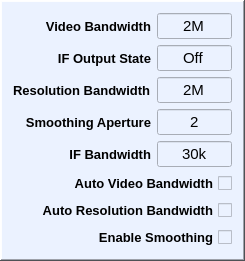
  <widget class="QFrame" name="frame_3">
   <property name="geometry">
    <rect>
     <x>520</x>
     <y>270</y>
     <width>245</width>
     <height>255</height>
    </rect>
   </property>
   <property name="styleSheet">
    <string notr="true">background-color: rgb(235, 242, 255);</string>
   </property>
   <property name="frameShape">
    <enum>QFrame::WinPanel</enum>
   </property>
   <property name="frameShadow">
    <enum>QFrame::Raised</enum>
   </property>
   <layout class="QGridLayout" name="gridLayout_7">
    <item row="0" column="0">
     <layout class="QGridLayout" name="gridLayout_6">
      <item row="0" column="0">
       <widget class="QLabel" name="label_17">
        <property name="font">
         <font>
          <family>Arial</family>
          <pointsize>10</pointsize>
          <weight>75</weight>
          <bold>true</bold>
         </font>
        </property>
        <property name="text">
         <string>Video Bandwidth</string>
        </property>
        <property name="alignment">
         <set>Qt::AlignRight|Qt::AlignTrailing|Qt::AlignVCenter</set>
        </property>
       </widget>
      </item>
      <item row="0" column="1">
       <widget class="QLineEdit" name="lineEdit_Video_BW">
        <property name="font">
         <font>
          <family>Arial</family>
          <pointsize>11</pointsize>
         </font>
        </property>
        <property name="text">
         <string>2M</string>
        </property>
        <property name="alignment">
         <set>Qt::AlignCenter</set>
        </property>
       </widget>
      </item>
      <item row="1" column="0">
       <widget class="QLabel" name="label_18">
        <property name="font">
         <font>
          <family>Arial</family>
          <pointsize>10</pointsize>
          <weight>75</weight>
          <bold>true</bold>
         </font>
        </property>
        <property name="text">
         <string>IF Output State</string>
        </property>
        <property name="alignment">
         <set>Qt::AlignRight|Qt::AlignTrailing|Qt::AlignVCenter</set>
        </property>
       </widget>
      </item>
      <item row="1" column="1">
       <widget class="QLineEdit" name="lineEdit_IF_Op_State">
        <property name="font">
         <font>
          <family>Arial</family>
          <pointsize>11</pointsize>
         </font>
        </property>
        <property name="text">
         <string>Off</string>
        </property>
        <property name="alignment">
         <set>Qt::AlignCenter</set>
        </property>
       </widget>
      </item>
      <item row="2" column="0">
       <widget class="QLabel" name="label_19">
        <property name="font">
         <font>
          <family>Arial</family>
          <pointsize>10</pointsize>
          <weight>75</weight>
          <bold>true</bold>
         </font>
        </property>
        <property name="text">
         <string>Resolution Bandwidth</string>
        </property>
       </widget>
      </item>
      <item row="2" column="1">
       <widget class="QLineEdit" name="lineEdit_Resol_BW">
        <property name="font">
         <font>
          <family>Arial</family>
          <pointsize>11</pointsize>
         </font>
        </property>
        <property name="text">
         <string>2M</string>
        </property>
        <property name="alignment">
         <set>Qt::AlignCenter</set>
        </property>
       </widget>
      </item>
      <item row="3" column="0">
       <widget class="QLabel" name="label_20">
        <property name="font">
         <font>
          <family>Arial</family>
          <pointsize>10</pointsize>
          <weight>75</weight>
          <bold>true</bold>
         </font>
        </property>
        <property name="text">
         <string>Smoothing Aperture</string>
        </property>
        <property name="alignment">
         <set>Qt::AlignRight|Qt::AlignTrailing|Qt::AlignVCenter</set>
        </property>
       </widget>
      </item>
      <item row="3" column="1">
       <widget class="QLineEdit" name="lineEdit_Smooth_Apert">
        <property name="font">
         <font>
          <family>Arial</family>
          <pointsize>11</pointsize>
         </font>
        </property>
        <property name="text">
         <string>2</string>
        </property>
        <property name="alignment">
         <set>Qt::AlignCenter</set>
        </property>
       </widget>
      </item>
      <item row="4" column="0">
       <widget class="QLabel" name="label_21">
        <property name="font">
         <font>
          <family>Arial</family>
          <pointsize>10</pointsize>
          <weight>75</weight>
          <bold>true</bold>
         </font>
        </property>
        <property name="text">
         <string>IF Bandwidth</string>
        </property>
        <property name="alignment">
         <set>Qt::AlignRight|Qt::AlignTrailing|Qt::AlignVCenter</set>
        </property>
       </widget>
      </item>
      <item row="4" column="1">
       <widget class="QLineEdit" name="lineEdit_IF_BW">
        <property name="font">
         <font>
          <family>Arial</family>
          <pointsize>11</pointsize>
         </font>
        </property>
        <property name="text">
         <string>30k</string>
        </property>
        <property name="alignment">
         <set>Qt::AlignCenter</set>
        </property>
       </widget>
      </item>
      <item row="5" column="0" colspan="2">
       <widget class="QCheckBox" name="Auto_Video_BW">
        <property name="font">
         <font>
          <family>Arial</family>
          <pointsize>10</pointsize>
          <weight>75</weight>
          <bold>true</bold>
         </font>
        </property>
        <property name="layoutDirection">
         <enum>Qt::RightToLeft</enum>
        </property>
        <property name="text">
         <string>Auto Video Bandwidth</string>
        </property>
       </widget>
      </item>
      <item row="6" column="0" colspan="2">
       <widget class="QCheckBox" name="Auto_Resl_BW">
        <property name="font">
         <font>
          <family>Arial</family>
          <pointsize>10</pointsize>
          <weight>75</weight>
          <bold>true</bold>
         </font>
        </property>
        <property name="layoutDirection">
         <enum>Qt::RightToLeft</enum>
        </property>
        <property name="text">
         <string>Auto Resolution Bandwidth</string>
        </property>
       </widget>
      </item>
      <item row="7" column="0" colspan="2">
       <widget class="QCheckBox" name="Enable_Smooth">
        <property name="font">
         <font>
          <family>Arial</family>
          <pointsize>10</pointsize>
          <weight>75</weight>
          <bold>true</bold>
         </font>
        </property>
        <property name="layoutDirection">
         <enum>Qt::RightToLeft</enum>
        </property>
        <property name="text">
         <string>Enable Smoothing</string>
        </property>
       </widget>
      </item>
     </layout>
    </item>
   </layout>
  </widget>
